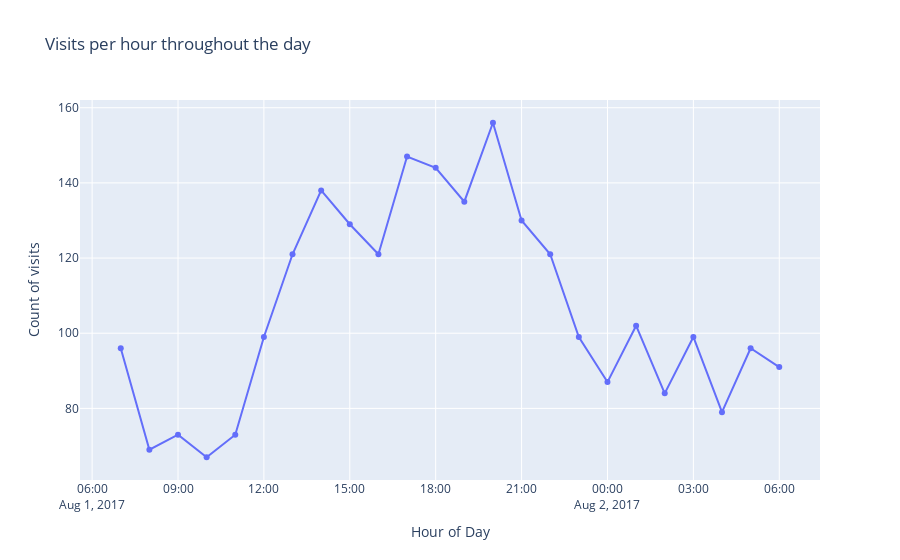

Source (notebook cell):
### Markdown cell above
### Task 5: Show hourly visits per channelGrouping

### Code cell
ecomm_data_clean["visitStartTime"] = ecomm_data_clean["visitStartTime"].dt.tz_localize("America/Los_Angeles")
ecomm_data_clean["hour"] = ecomm_data_clean["visitStartTime"].dt.to_period("H")
visits_per_month = ecomm_data_clean.groupby(["hour"]).size().reset_index(name = "visits")
visits_per_month["hour"] = visits_per_month["hour"].astype(str)

fig = px.line(visits_per_month, x= "hour", y = "visits", title = "Visits per hour throughout the day", markers = True)
fig.update_xaxes(title_text = "Hour of Day")
fig.update_yaxes(title_text = "Count of visits")
fig.show()

### Figure 1 — Plotly figure (JSON) as saved in the notebook; plotly's stock layout.template omitted (floating-point values rounded to 4 significant figures)
{"data": [{"hovertemplate": "hour=%{x}<br>visits=%{y}<extra></extra>", "legendgroup": "", "line": {"color": "#636efa", "dash": "solid"}, "marker": {"symbol": "circle"}, "mode": "lines+markers", "name": "", "orientation": "v", "showlegend": false, "type": "scatter", "x": ["2017-08-01 07:00", "2017-08-01 08:00", "2017-08-01 09:00", "2017-08-01 10:00", "2017-08-01 11:00", "2017-08-01 12:00", "2017-08-01 13:00", "2017-08-01 14:00", "2017-08-01 15:00", "2017-08-01 16:00", "2017-08-01 17:00", "2017-08-01 18:00", "2017-08-01 19:00", "2017-08-01 20:00", "2017-08-01 21:00", "2017-08-01 22:00", "2017-08-01 23:00", "2017-08-02 00:00", "2017-08-02 01:00", "2017-08-02 02:00", "2017-08-02 03:00", "2017-08-02 04:00", "2017-08-02 05:00", "2017-08-02 06:00"], "xaxis": "x", "y": [96, 69, 73, 67, 73, 99, 121, 138, 129, 121, 147, 144, 135, 156, 130, 121, 99, 87, 102, 84, 99, 79, 96, 91], "yaxis": "y"}], "layout": {"legend": {"tracegroupgap": 0}, "title": {"text": "Visits per hour throughout the day"}, "xaxis": {"anchor": "y", "domain": [0, 1], "title": {"text": "Hour of Day"}}, "yaxis": {"anchor": "x", "domain": [0, 1], "title": {"text": "Count of visits"}}}}
